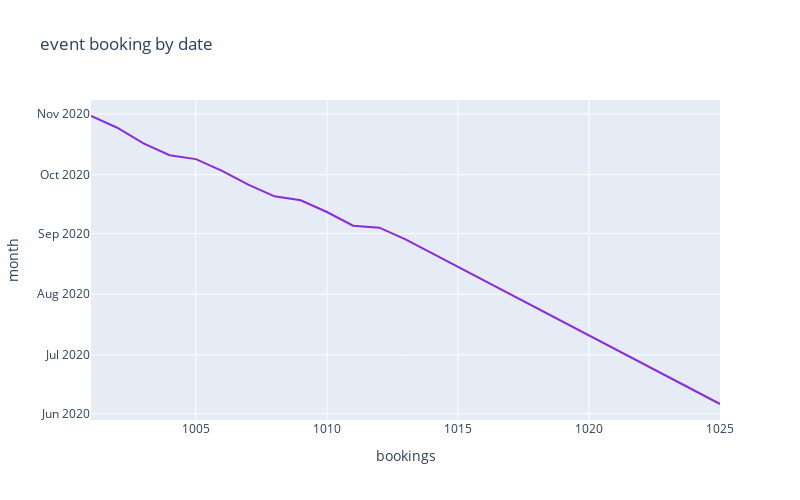

Notebook source saved alongside this figure:
### Markdown cell above
### Event booking

### Code cell
import plotly.express as px

px.line(df,              # our dataframe
       x="bookingid",         # x will be the 'event' column of the dataframe
       y="bookingdate",   # y will be the 'bookingdate' column of the dataframe
       title=f"event booking by date",
       labels={"bookingid": "bookings","bookingdate": "month"}, # the axis names
       color_discrete_sequence=["blueviolet"], # the colors used
       height=500,
       width=800)

### Figure 1 — Plotly figure (JSON) as saved in the notebook; plotly's stock layout.template omitted (floating-point values rounded to 4 significant figures)
{"data": [{"hovertemplate": "bookings=%{x}<br>month=%{y}<extra></extra>", "legendgroup": "", "line": {"color": "blueviolet", "dash": "solid"}, "mode": "lines", "name": "", "orientation": "h", "showlegend": false, "type": "scatter", "x": [1001, 1002, 1003, 1004, 1005, 1006, 1007, 1008, 1009, 1010, 1011, 1012, 1013, 1014, 1015, 1016, 1017, 1018, 1019, 1020, 1021, 1022, 1023, 1024, 1025], "xaxis": "x", "y": ["2020-10-31", "2020-10-25", "2020-10-17", "2020-10-11", "2020-10-09", "2020-10-03", "2020-09-26", "2020-09-20", "2020-09-18", "2020-09-12", "2020-09-05", "2020-09-04", "2020-08-29", "2020-08-22", "2020-08-15", "2020-08-08", "2020-08-01", "2020-07-25", "2020-07-18", "2020-07-11", "2020-07-04", "2020-06-27", "2020-06-20", "2020-06-13", "2020-06-06"], "yaxis": "y"}], "layout": {"height": 500, "legend": {"tracegroupgap": 0}, "title": {"text": "event booking by date"}, "width": 800, "xaxis": {"anchor": "y", "domain": [0, 1], "title": {"text": "bookings"}}, "yaxis": {"anchor": "x", "domain": [0, 1], "title": {"text": "month"}}}}
